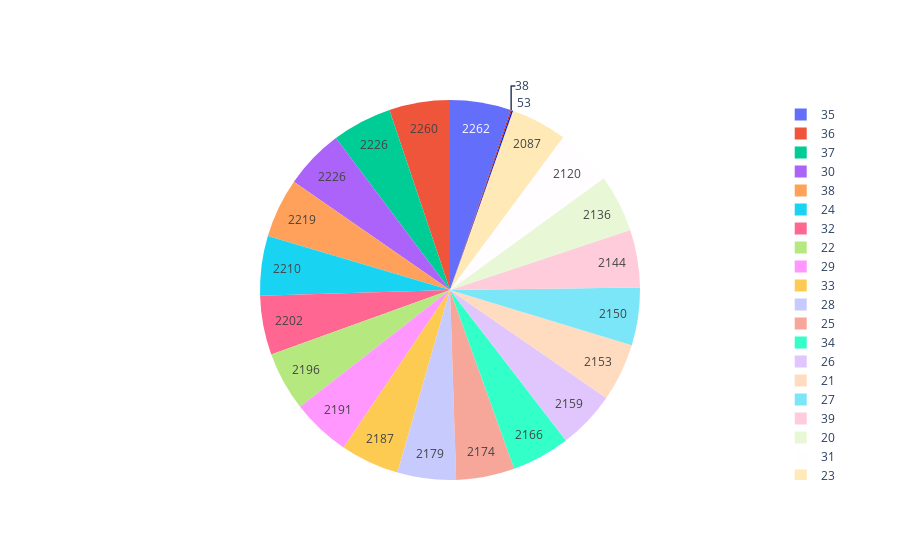
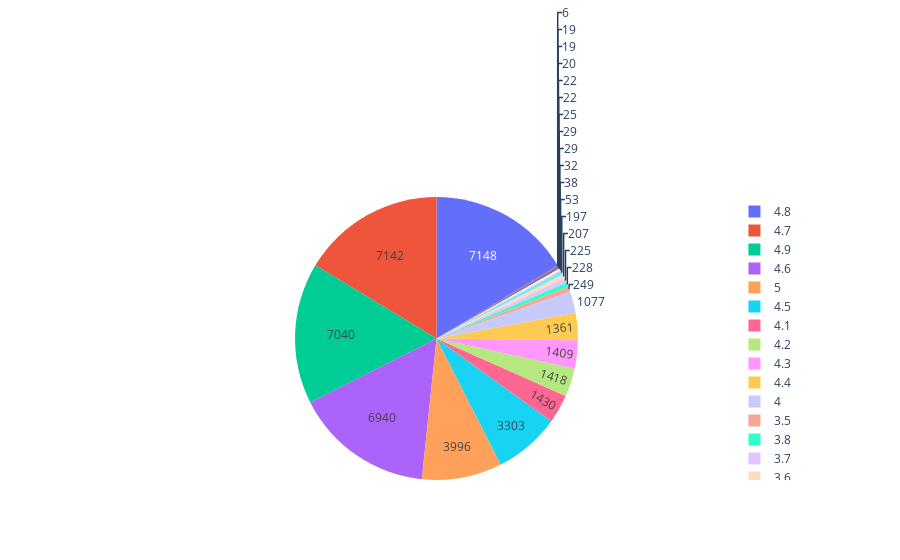
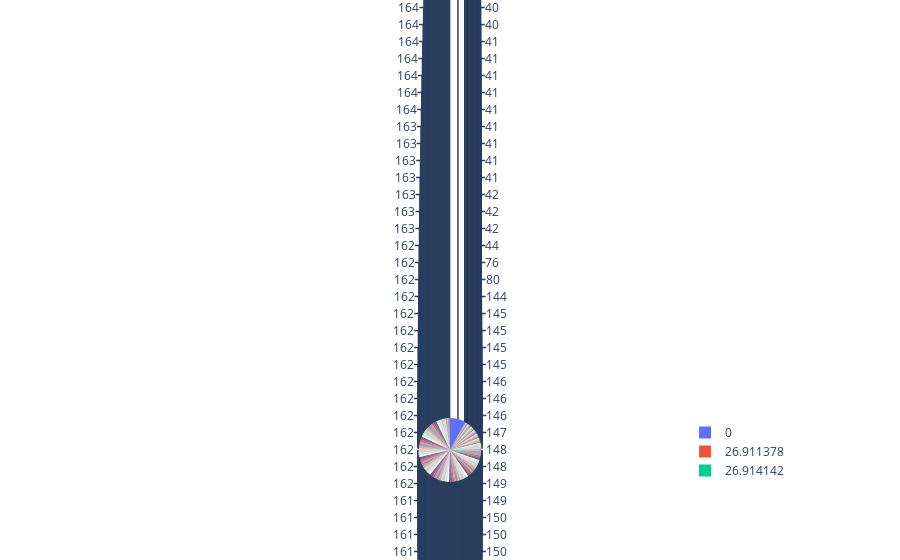
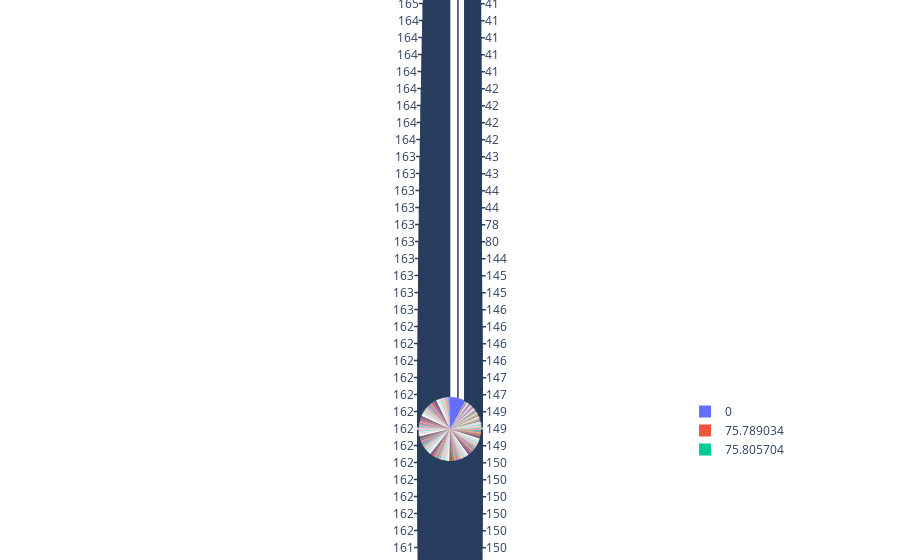

These figures' notebook cell, in order:
### Code cell
for feature in df.columns:
    x = df[feature].value_counts()

    trace = go.Pie(labels = x.index, values = x, textinfo= 'value')

    #layout = go.Layout(title = feature)

    fig = go.Figure(data= [trace])

    py.iplot(fig, image_width = 25, image_height = 25)

### Figure 1 — Plotly figure (JSON) as saved in the notebook; plotly's stock layout.template omitted (floating-point values rounded to 4 significant figures)
{"data": [{"labels": [35, 36, 37, 30, 38, 24, 32, 22, 29, 33, 28, 25, 34, 26, 21, 27, 39, 20, 31, 23, 50, 15], "textinfo": "value", "type": "pie", "values": [2262, 2260, 2226, 2226, 2219, 2210, 2202, 2196, 2191, 2187, 2179, 2174, 2166, 2159, 2153, 2150, 2144, 2136, 2120, 2087, 53, 38]}], "layout": {}}

### Figure 2 — Plotly figure (JSON) as saved in the notebook; plotly's stock layout.template omitted (floating-point values rounded to 4 significant figures)
{"data": [{"labels": [4.8, 4.7, 4.9, 4.6, 5, 4.5, 4.1, 4.2, 4.3, 4.4, 4, 3.5, 3.8, 3.7, 3.6, 3.9, 6, 1, 3.4, 3.1, 3.2, 3.3, 2.6, 2.7, 2.5, 2.8, 2.9, 3], "textinfo": "value", "type": "pie", "values": [7148, 7142, 7040, 6940, 3996, 3303, 1430, 1418, 1409, 1361, 1077, 249, 228, 225, 207, 197, 53, 38, 32, 29, 29, 25, 22, 22, 20, 19, 19, 6]}], "layout": {}}

### Figure 3 — Plotly figure (JSON) as saved in the notebook; plotly's stock layout.template omitted (floating-point values rounded to 4 significant figures; data arrays with more than 128 entries replaced by an {"elided": "..."} marker saying what was removed)
{"data": [{"labels": {"elided": "657 float values"}, "textinfo": "value", "type": "pie", "values": {"elided": "657 int values"}}], "layout": {}}

### Figure 4 — Plotly figure (JSON) as saved in the notebook; plotly's stock layout.template omitted (floating-point values rounded to 4 significant figures; data arrays with more than 128 entries replaced by an {"elided": "..."} marker saying what was removed)
{"data": [{"labels": {"elided": "518 float values"}, "textinfo": "value", "type": "pie", "values": {"elided": "518 int values"}}], "layout": {}}
